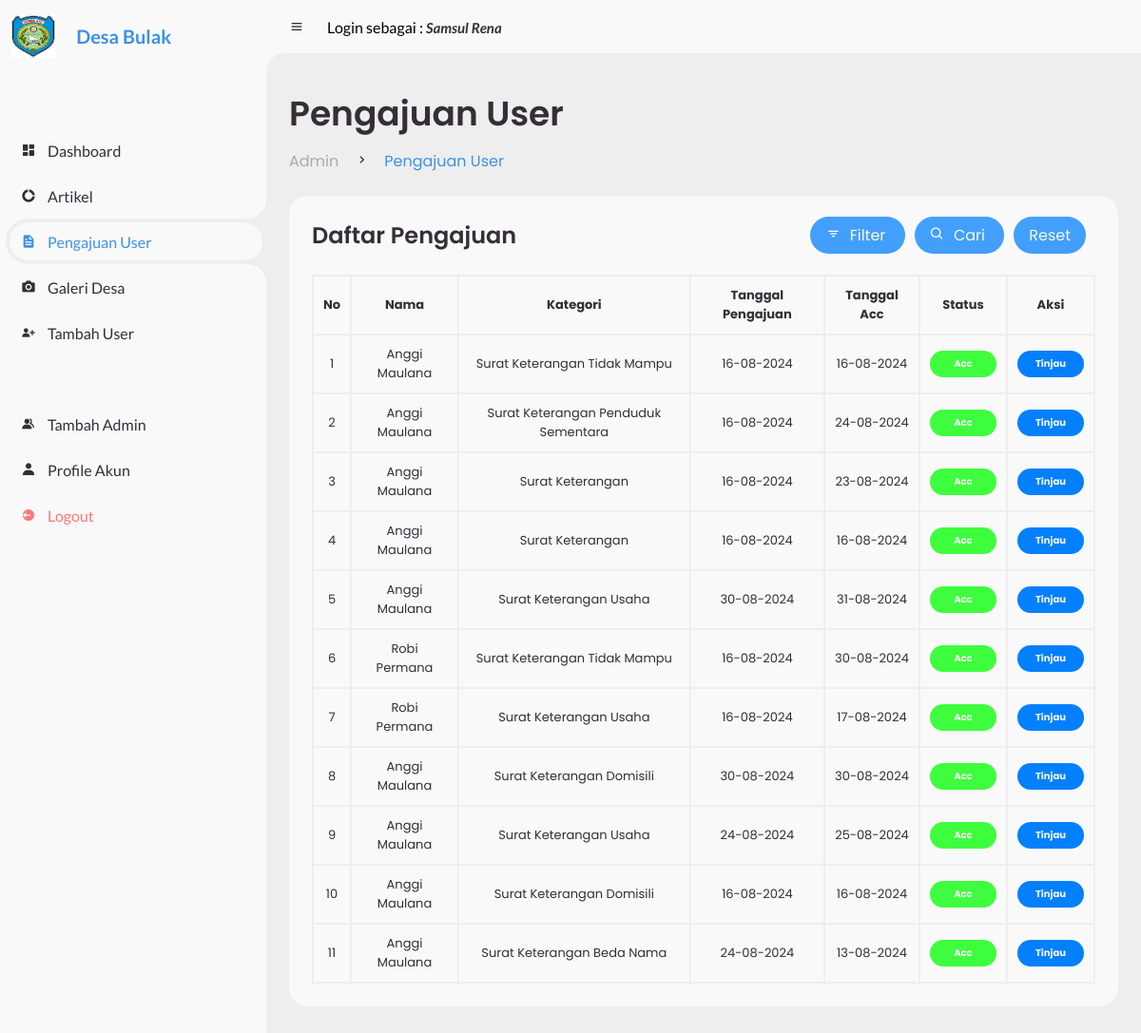
The app's page /admin/pengajuan_user.php (signed in) with its own data.
### tables this page shows
CREATE TABLE `pengajuan` (
  `id_pengajuan` int(11) NOT NULL,
  `nik` varchar(20) NOT NULL,
  `id_kategori` int(20) NOT NULL,
  `nama_usaha` varchar(255) DEFAULT NULL,
  `nama_kk` varchar(255) DEFAULT NULL,
  `nama_akte_dokumen` varchar(255) DEFAULT NULL,
  `keterangan_tidak_mampu` varchar(500) DEFAULT NULL,
  `masa_ktp_sementara` date DEFAULT NULL,
  `keterangan_menikah` varchar(255) DEFAULT NULL,
  `tanggal_pengajuan` date NOT NULL,
  `tanggal_acc` date DEFAULT NULL,
  `status` varchar(20) NOT NULL,
  `nama_kuwu` varchar(255) DEFAULT NULL,
  `id_admin` int(20) DEFAULT NULL
);

CREATE TABLE `user` (
  `user_id` int(11) NOT NULL,
  `nama` varchar(255) NOT NULL,
  `nik` varchar(20) NOT NULL,
  `tempat_lahir` varchar(255) NOT NULL,
  `tanggal_lahir` date NOT NULL,
  `jenis_kelamin` varchar(255) NOT NULL,
  `agama` varchar(255) NOT NULL,
  `alamat` varchar(255) NOT NULL,
  `pekerjaan` varchar(255) NOT NULL,
  `pendidikan` varchar(255) NOT NULL,
  `status_pernikahan` varchar(255) NOT NULL,
  `password` varchar(255) NOT NULL
);

CREATE TABLE `kategori_pengajuan` (
  `id_kategori_pengajuan` int(20) NOT NULL,
  `jenis_pengajuan` varchar(255) NOT NULL
);

### admin/pengajuan_user.php (the view, shortened to what this page needs)
<?php
require '../config/db.php';
$nip = $_SESSION['nip'];
$sql = "SELECT * FROM admin WHERE nip = '$nip'";
$result = mysqli_query($conn, $sql);
$userData = mysqli_fetch_assoc($result);
$displayName = $userData['nama'];
if (isset($_GET['reset'])) {
    $kategori = 0;
    $search = '';
} else {
    $kategori = isset($_GET['kategori']) ? (int)$_GET['kategori'] : 0;
    $sql = "SELECT p.id_pengajuan, u.nama AS nama_user, k.jenis_pengajuan, p.tanggal_pengajuan, p.tanggal_acc, p.status
            FROM pengajuan p
            JOIN user u ON p.nik = u.nik
            JOIN kategori_pengajuan k ON p.id_kategori = k.id_kategori_pengajuan";
    if ($kategori > 0) {
        $sql .= " WHERE p.id_kategori = $kategori";
    } else {
        $sql .= " WHERE 1=1";
    }
}
    $sql .= " ORDER BY p.id_pengajuan DESC";
    $result = $conn->query($sql);
?>
<?php include 'header.php'; ?>
<body>
    <section id="sidebar">
        <?php include 'brand.php' ?>
        <ul class="side-menu top">
            <li>
                <a href="./">
                    <i class='bx bxs-dashboard'></i>
                    <span class="text">Dashboard</span>
                </a>
            </li>
            <li>
                <a href="artikel.php">
                    <i class='bx bxs-doughnut-chart'></i>
                    <span class="text">Artikel</span>
                </a>
            </li>
            <li class="active">
                <a href="pengajuan_user.php">
                    <i class='bx bxs-file'></i>
                    <span class="text">Pengajuan User
                    </span>
                </a>
            </li>
            <li>
                <a href="galeri.php">
                    <i class='bx bxs-camera' ></i>
                    <span class="text">Galeri Desa</span>
                </a>
            </li>
            <li>
                <a href="tambah_user.php">
                    <i class='bx bxs-user-plus'></i>
                    <span class="text">Tambah User</span>
                </a>
            </li>
        </ul>
        <ul class="side-menu">
            <li>
                <a href="tambah_admin.php">
                    <i class='bx bxs-group'></i>
                    <span class="text">Tambah Admin</span>
                </a>
            </li>
            <li>
                <a href="profile_akun.php">
                    <i class='bx bxs-user'></i>
                    <span class="text">Profile Akun</span>
                </a>
            </li>
            <li>
                <a href="logout.php" class="logout">
                    <i class='bx bxs-log-out-circle'></i>
                    <span class="text">Logout</span>
                </a>
            </li>
        </ul>
    </section>
    <section id="content">
        <?php include 'navbar.php' ?>
        <main>
            <div class="head-title">
                <div class="left">
                    <h1>Pengajuan User</h1>
                    <ul class="breadcrumb">
                        <li><a href="index.php">Admin</a></li>
                        <li><i class='bx bx-chevron-right'></i></li>
                        <li><a class="active" href="pengajuan_user.php">Pengajuan User</a></li>
                    </ul>
                </div>
            </div>
            <div class="table-data">
                <div class="order">
                    <div class="head">
                        <h3>Daftar Pengajuan</h3>
                        <div class="filters">
                            <a href="#" class="filter-toggle" id="filter-toggle">
                                <i class="bx bx-filter"></i> Filter
                            </a>
                            <a href="#" class="search-toggle" id="search-toggle">
                                <i class="bx bx-search"></i> Cari
                            </a>
                            <a href="pengajuan_user.php" class="reset">Reset</a>
                        </div>
                    </div>
                    <table>
                        <thead>
                            <tr>
                                <th>No</th>
                                <th>Nama</th>
                                <th>Kategori</th>
                                <th>Tanggal Pengajuan</th>
                                <th>Tanggal Acc</th>
                                <th>Status</th>
                                <th>Aksi</th>
                            </tr>
                        </thead>
                        <tbody>
                            <?php
                            if ($result->num_rows > 0) {
                                $no = 1;
                                while($row = $result->fetch_assoc()) {
                                    $statusClass = '';
                                    if ($row['status'] == 'Acc') {
                                        $statusClass = 'completed';
                                    } elseif ($row['status'] == 'Pending') {
                                        $statusClass = 'pending';
                                    } else {
                                        $statusClass = 'process';
                                    }
                                    $url = 'pengajuan/';
                                    switch ($row['jenis_pengajuan']) {
                                        case 'Surat Keterangan Usaha':
                                            $url .= 'sku.php';
                                            break;
                                        case 'Surat Keterangan Beda Nama':
                                            $url .= 'skbn.php';
                                            break;
                                        case 'Surat Keterangan Tidak Mampu':
                                            $url .= 'sktm.php';
                                            break;
                                        case 'Surat Keterangan Penduduk Sementara':
                                            $url .= 'skps.php';
                                            break;
                                        case 'Surat Keterangan Domisili':
                                            $url .= 'skd.php';
                                            break;
                                        case 'Surat Keterangan':
                                            $url .= 'sk.php';
                                            break;
                                    }
                                    echo "<tr>";
                                    echo "<td>" . $no++ . "</td>";
                                    echo "<td><p>" . htmlspecialchars($row['nama_user']) . "</p></td>";
                                    echo "<td>" . htmlspecialchars($row['jenis_pengajuan']) . "</td>";
                                    echo "<td>" . date('d-m-Y', strtotime($row['tanggal_pengajuan'])) . "</td>";
                                    echo "<td>" . (!empty($row['tanggal_acc']) ? date('d-m-Y', strtotime($row['tanggal_acc'])) : '-') . "</td>";
                                    echo "<td><span class='status " . htmlspecialchars($statusClass) . "'>" . htmlspecialchars(ucfirst($row['status'])) . "</span></td>";
                                    echo "<td><a href='" . $url . "?id=" . $row['id_pengajuan'] . "' class='status edit'>Tinjau</a></td>";
                                    echo "</tr>";
                                }
                            } else {
                                echo "<tr><td colspan='6'>Tidak ada data yang tersedia!</td></tr>";
                            }
                            ?>
                        </tbody>
                    </table>
                </div>
            </div>
        </main>
    </section>
</body>
</html>

### admin/navbar.php (shortened to what this page needs)
<nav>
    <i class='bx bx-menu'></i>
    <p>Login sebagai : <a href="#" class="nav-link"><i><?php echo htmlspecialchars($displayName, ENT_QUOTES, 'UTF-8'); ?></i></a></p>
</nav>

### records on screen
pengajuan: user.nama "Anggi Maulana", id_kategori.jenis_pengajuan "Surat Keterangan Tidak Mampu", tanggal_pengajuan "16-08-2024", tanggal_acc "16-08-2024", status "Acc"
pengajuan: user.nama "Anggi Maulana", id_kategori.jenis_pengajuan "Surat Keterangan Penduduk Sementara", tanggal_pengajuan "16-08-2024", tanggal_acc "24-08-2024", status "Acc"
pengajuan: user.nama "Anggi Maulana", id_kategori.jenis_pengajuan "Surat Keterangan", tanggal_pengajuan "16-08-2024", tanggal_acc "23-08-2024", status "Acc"
pengajuan: user.nama "Anggi Maulana", id_kategori.jenis_pengajuan "Surat Keterangan", tanggal_pengajuan "16-08-2024", tanggal_acc "16-08-2024", status "Acc"
pengajuan: user.nama "Anggi Maulana", id_kategori.jenis_pengajuan "Surat Keterangan Usaha", tanggal_pengajuan "30-08-2024", tanggal_acc "31-08-2024", status "Acc"
pengajuan: user.nama "Robi Permana", id_kategori.jenis_pengajuan "Surat Keterangan Tidak Mampu", tanggal_pengajuan "16-08-2024", tanggal_acc "30-08-2024", status "Acc"
pengajuan: user.nama "Robi Permana", id_kategori.jenis_pengajuan "Surat Keterangan Usaha", tanggal_pengajuan "16-08-2024", tanggal_acc "17-08-2024", status "Acc"
pengajuan: user.nama "Anggi Maulana", id_kategori.jenis_pengajuan "Surat Keterangan Domisili", tanggal_pengajuan "30-08-2024", tanggal_acc "30-08-2024", status "Acc"
pengajuan: user.nama "Anggi Maulana", id_kategori.jenis_pengajuan "Surat Keterangan Usaha", tanggal_pengajuan "24-08-2024", tanggal_acc "25-08-2024", status "Acc"
pengajuan: user.nama "Anggi Maulana", id_kategori.jenis_pengajuan "Surat Keterangan Domisili", tanggal_pengajuan "16-08-2024", tanggal_acc "16-08-2024", status "Acc"
pengajuan: user.nama "Anggi Maulana", id_kategori.jenis_pengajuan "Surat Keterangan Beda Nama", tanggal_pengajuan "24-08-2024", tanggal_acc "13-08-2024", status "Acc"

### other values on screen
$displayName "Samsul Rena"
